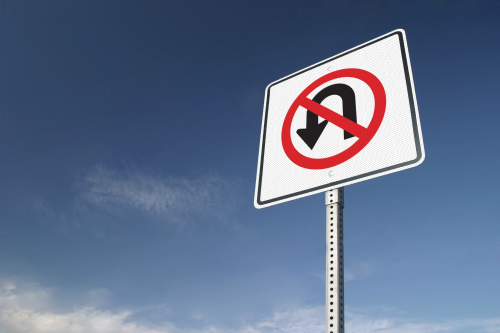
#> input picture signs/nouturn6.png, 500 x 333 px; its folder holds 5 pictures in this run
$ python shapes2.py
#> lines starting #> are read from the running program, lines starting #| are printed output that depends on the picture; after the words box and inside, x2 and y2 are one past the last pixel; in counts of white or black regions, pixels touching at a corner belong together
### featureselector.py
# From https://www.geeksforgeeks.org/feature-detection-and-matching-with-opencv-python/
# Also used ChatGPT for fetching list of features in the image.

import cv2
import numpy as np

# This function extracts features from the image.
# Returns new image that points features, as well as a list of where all the features are located in image.
def selectFeaturesFromImage(image):
    gray_image = cv2.cvtColor(image, cv2.COLOR_BGR2GRAY)
    gray_image = np.float32(gray_image)

    dst = cv2.cornerHarris(gray_image, blockSize=2, ksize=5, k=0.01)

    feature_coords = np.argwhere(dst > 0.01 * dst.max())


    dst = cv2.dilate(dst, None)
    #image[dst > 0.01 * dst.max()] = [0, 255, 0]
    return image, feature_coords

### violajones.py

import cv2
import numpy as np
import pandas as pd

# This is for testing purposes
# [4 lines left out: function printImageWithIndex, not called in this run]

# This function computes the integral image, which is the sum of all pixels from a specific point. This is necessary for computing the Haar Features since it requires sums of specific features.
# Also used ChatGPT to help compute the integral image
def calculateIntegralImage(image):
    gray_image = cv2.cvtColor(image, cv2.COLOR_BGR2GRAY)
    #print('Gray image: ', gray_image)
    gray_image = np.array(gray_image)
    cumsum_rows = np.cumsum(gray_image, axis=0)
    cumsum_cols = np.cumsum(cumsum_rows, axis=1)
    #print('Cum Sum image: ', cumsum_cols)
    return cumsum_cols

# This function loops through all the features of the image and finds the Haar Features
# For this project, only the rectangular Haar Featurs will be detected instead of tilted.
# Returns a DataFrame containing all 4 Haar Feature and sum calculations
# https://en.wikipedia.org/wiki/Haar-like_feature
# https://www.youtube.com/watch?v=ZSqg-fZJ9tQ&ab_channel=FirstPrinciplesofComputerVision
# https://www.youtube.com/watch?v=p9vq90NYHMs&ab_channel=YoussefShakrina
# https://www.youtube.com/watch?v=uEJ71VlUmMQ&ab_channel=Computerphile
def computeHaarFeatures(integralImage, features, image):
    # [5 lines of commented-out code are left out]
    df = pd.DataFrame(columns=['Aba Boost 1', 'Aba Boost 2', 'Aba Boost 3', 'Aba Boost 4'])
    for i in features:
        x = i[0]
        y = i[1]
        #print('X: ', x, ', Y: ', y)
        try:
            h = 30 # Since the program will be testing the Haar features on four different sizes.
            totalPixels = totalPixelsOfFeature(integralImage, x, y, h) # This first part computes the first AdaBoost training, which consists of up-down edge detection.
            top1, bottom1 = adaBoostTraining1(integralImage, x, y, h, totalPixels)
            left1, right1 = adaBoostTraining2(integralImage, x, y, h, totalPixels)
            left, middle, right = adaBoostTraining3(integralImage, x, y, h, totalPixels)
            leftup, rightup, leftdown, rightdown = adaBoostTraining4(integralImage, x, y, h, totalPixels)
            adaBoost1Value = bottom1 - top1
            adaBoost2Value = left1-right1
            adaBoost3Value = (left + right) - middle
            adaBoost4Value = (leftup + rightdown) - (rightup + leftdown)
            # [10 lines of commented-out code are left out]
            new_row = {'Aba Boost 1': adaBoost1Value, 'Aba Boost 2': adaBoost2Value, 'Aba Boost 3': adaBoost3Value, 'Aba Boost 4': adaBoost4Value}

            df.loc[len(df.index)] = new_row
        except Exception as e:
            #print('Error: ', e)
            continue
        #print('Mean: ', meanAdaBoost1)
    return df

# This computes the total pixels around a specific feature.
# This takes in the Integral Image, the x and y coordinate of the feature, and h, how big the area should be.
def totalPixelsOfFeature(integralImage, x, y, h):
    #print('h: ', h, ', h-1: ', h+1)
    arr = integralImage[x-h:x+h,y-h:y+h] # Array up to where the feature is + h
    np.set_printoptions(threshold=np.inf)
    c = 0
    sub1 = integralImage[x+h][y-(h+1)] # Gets left total pixels.
    sub2 = integralImage[x-(h+1)][y+h] # Gets up total pixels.
    add1 = integralImage[x-(h+1)][y-(h+1)] # Gets top left total pixels, used since it double subtracts this area when subtracting sub1 and subtracting sub2. Therefore, this needs to be added back.
    total = arr[-1][-1] # Total number of pixels up to that specific feature.
    aTotal = int(total - sub1)
    aTotal -= int(sub2)
    aTotal += int(add1)
    return aTotal

    #arr = integralImage[x-h:x+h,y-h:y+h] # Array up to where the feature is + h
    #midpoint = arr.shape[0] // 2
    #print('Midpoint: ', midpoint)

# This computes the x-derivative (up-down) edge detection, this is used to subtract the top from the bottom, as followed for Haar Features.
# Returns the total pixels of the top half and the total pixels of the bottom half.
def adaBoostTraining1(integralImage, x, y, h, totalPixels):
    t1 = integralImage[x-1][y+h]
    t2 = integralImage[x-1][y-(h+1)]
    t3 = integralImage[x-(h+1)][y+h]
    a1 = integralImage[x-(h+1)][y-(h+1)]

    b1 = integralImage[x+h][y+h]
    b2 = integralImage[x+h][y-(h+1)]
    b3 = t1
    a2 = t2
    aBottom = int(b1) - int(b2) - int(b3) + int(a2)
    #print('T2: ', t2)

    # Gets total pixels of the first half
    #aTop = int(t1) - int(t2) - int(t3) + int(a1)

    aTop = totalPixels - aBottom

    # Gets total pixels of the second half
    #aBottom = totalPixels - aTop
    #print('Ada Test 1: Total Pixels: ', totalPixels, ', A Top: ', aTop, ', A Bottom: ', aBottom)
    return aTop, aBottom

# This computes the y-derivative edge detection, this is used to subtract the left from the right, as followed for Haar Features.
# Returns the total pixels of the top half and the total pixels of the bottom half.
def adaBoostTraining2(integralImage, x, y, h, totalPixels):
    right1 = integralImage[x+h][y+h]
    right2 = integralImage[x+h][y-1]
    right3 = integralImage[x-(h+1)][y+h]
    rightadd = integralImage[x-(h+1)][y-1]

    # Gets total pixels of the first half
    #right = int(right1) - int(right2) - int(right3) + int(rightadd)

    left1 = integralImage[x+h][y-1]
    left2 = integralImage[x+h][y-(h+1)]
    left3 = integralImage[x-(h+1)][y-1]
    leftadd = integralImage[x-(h+1)][y-(h+1)]

    left = int(left1) - int(left2) - int(left3) + int(leftadd)
    right = totalPixels - left

    #print('Ada Test 2: Total Pixels: ', totalPixels, ', A Left: ', left, ', A Right: ', right)
    return left, right

# This computes the x-axis-derivative line detection.
# For this, the area around the feature would need to be split in three different parts, the left, the middle, and the right.
# To obtain the value, the middle is subtracted by the sum of the left and the right.
def adaBoostTraining3(integralImage, x, y, h, totalPixels):

    division = h // 3 # Dividing the area around feature into three different parts, only being used for y-coordinate.
    #print('Division: ', division)
    #print('X: ', x, ', Y: ', y)

    middle1 = integralImage[x+h][y+division]
    #print('Middle 1 X: ', x+h, ', Y: ', y+division)
    middle2= integralImage[x+h][y-(division+1)]
    #print('Middle 2 X: ', x+h, ', Y: ', y-(division+1))
    middle3 = integralImage[x-(h+1)][y+division]
    #print('Middle 3 X: ', x-(h+1), ', Y: ', y+division)
    middleadd = integralImage[x-(h+1)][y-(division+1)]
    #print('Middle Add X: ', x-(h+1), ', Y: ', y+division)
    middle = int(middle1) - int(middle2) - int(middle3) + int(middleadd)
    #print('Middle 1: ', middle1, ', Middle 2: ', middle2, ', Middle 3: ', middle3, ', Middle Add: ', middleadd)

    left1 = middle2
    left2 = integralImage[x+h][y-(h+1)]
    left3 = middleadd
    leftadd = integralImage[x-(h+1)][y-(h+1)]
    left = int(left1) - int(left2) - int(left3) + int(leftadd)
    #print('Left 1: ', left1, ', Left 2: ', left2, ', Left 3: ', left3, ', Left Add: ', leftadd)

    right = totalPixels - middle - left

    #print('Ada Test 3: Left: ', left, ', Middle: ', middle, ', Right: ', right)
    return left, middle, right


# This computes the four-rectangle feature detection for AdaBoost Training.
# For this, the area around the feature would need to be split in three different parts, the left, the middle, and the right.
# To obtain the value, the middle is subtracted by the sum of the left and the right.
def adaBoostTraining4(integralImage, x, y, h, totalPixels):
    leftup1 = integralImage[x][y-1]
    leftup2 = integralImage[x][y-(h+1)]
    leftup3 = integralImage[x-(h+1)][y-1]
    leftupadd = integralImage[x-(h+1)][y-(h+1)]
    leftup = int(leftup1) - int(leftup2) - int(leftup3) + int(leftupadd)

    rightup1 = integralImage[x][y+h]
    rightup2 = leftup1
    rightup3 = integralImage[x-(h+1)][y+h]
    rightupadd = leftup3
    rightup = int(rightup1) - int(rightup2) - int(rightup3) + int(rightupadd)

    leftdown1 = integralImage[x+h][y-1]
    leftdown2 = integralImage[x+h][y-(h+1)]
    leftdown3 = leftup1
    leftdownadd = leftup2
    leftdown = int(leftdown1) - int(leftdown2) - int(leftdown3) + int(leftdownadd)

    rightdown1 = integralImage[x+h][y+h]
    rightdown2 = leftdown1
    rightdown3 = rightup1
    rightdownadd = leftup1
    rightdown = int(rightdown1) - int(rightdown2) - int(rightdown3) + int(rightdownadd)

    #print('Ada Test 4: Left Up: ', leftup, ', Right Up: ', rightup, ', Left Down: ', leftdown, ', Right Down: ', rightdown)
    return leftup, rightup, leftdown, rightdown

### shapes2.py
import violajones
import featureselector
import cv2
import numpy as np
import pandas as pd
from sklearn.metrics.pairwise import cosine_similarity

testFeatureIndex = 0
testClassification = None # Size = Number of unique signs
signNames = ['No Turn On Red', 'No U-Turn']

# This is used to classify new images. It takes in a feature, from the inputted image, and performs cosine similarity.
# It then finds the train data that is the most similar to it
def cosineSimilarity(row):
    global testClassification
    global testFeatureIndex

    #print(testClassification)
    # Opens the train.csv and trainClassifier.csv files (obtained from the trainSigns.py program)
    train = pd.read_csv('train.csv')
    signs = pd.read_csv('trainClassifier.csv')

    uniqueSigns = signs['Signs'].unique()
    #print(uniqueSigns)

    # Converts DataFrames into NumPy arrays.
    rowNP = np.array(row).reshape(1, -1)
    trainNP = np.array(train)

    #print(trainNP)
    cosSimArr = cosine_similarity(rowNP, trainNP)

    if (cosSimArr[0][np.argmax(cosSimArr)] >= 0.97):
        indexOrder = np.argsort(cosSimArr)
        indexOrder = indexOrder[0][::-1]
        index = indexOrder[0]
        index2 = (signs.iloc[index]['Signs'])-1
        #print(index2)
        testClassification[index2] += 1


        testFeatureIndex += 1

# This function gathers the features inside each identified shape. The program first identifies every shape in the
# image and finds the biggest shapes (this is to assume that these big shapes are the traffic signs). Then it finds
# the features inside of the shapes using OpenCV's pointPolygonTest. Once it detects the features inside of the signs,
# then it determines the sign using the Viola-Jones algorithm.
def gatherFeaturesInShape(image, gray_image, features, integralImage):
    global testClassification
    global signNames

    blurred = cv2.GaussianBlur(gray_image, (5, 5), 0)
    edges = cv2.Canny(blurred, 50, 150)

    # Detects every shape in the image.
    contours, _ = cv2.findContours(edges.copy(), cv2.RETR_EXTERNAL, cv2.CHAIN_APPROX_SIMPLE)

    # Loops through every shape in the image.
    for contour in contours:
        featuresInSigns = [] # List to store features inside of the shapes.
        area = cv2.contourArea(contour)
        if area > 10000: # This is used to determine if the contour is a 'big shape'.

            epsilon = 0.03 * cv2.arcLength(contour, True)
            approx = cv2.approxPolyDP(contour, epsilon, True)

            # Selects features inside of the big shape
            point_size=1
            for f in features:
                x, y = f
                tuplePoint = (float(f[1]), float(f[0]))
                determine = cv2.pointPolygonTest(contour, tuplePoint, measureDist=False)
                if (determine >= 0):
                    featuresInSigns.append(f)
                    cv2.circle(image, (y, x), point_size, (255, 0, 0), -1)

            featuresInSigns = np.array(featuresInSigns)
            #print("Features: ", features)
            #print("New Features: ", featuresInSigns)
            #print('Done')

            num_vertices = len(approx)
            signName = "unknown"

            # Since stop signs are the only octagon signs, this automatically becomes a stop sign
            if num_vertices == 8 or num_vertices == 7:
                signName = "Stop Sign"

            # Since Pedestrian Crossings are the only pentagon-shaped signs, this automatically becomes a Pedestrian Crossings sign
            elif num_vertices == 5:
                signName = "Pedestrian Crossing"

            elif num_vertices == 3:
                signName = "Yield"

            else:
                ababoostfeatures = violajones.computeHaarFeatures(integralImage, featuresInSigns, gray_image)
                #print(ababoostfeatures)
                ababoostfeatures.apply(cosineSimilarity, axis=1)

                largestSign = 0
                for i in range(len(testClassification)):
                    if testClassification[i] > largestSign:
                        signName = signNames[i]
                        largestSign = testClassification[i]

             # Outlines the 'sign' in the image
            cv2.drawContours(image, [approx], -1, (0, 255, 0), 2)
            cv2.putText(image, signName, (approx.ravel()[0], approx.ravel()[1]), cv2.FONT_HERSHEY_SIMPLEX, 0.5, (255, 0, 0), 2)

    #image = cv2.resize(image, (400, 400))
    cv2.imshow("Shapes Detected", image)
    cv2.waitKey(0)
    cv2.destroyAllWindows()

# Main function that imports image and selects features from image
def main():
    global testClassification
    # [16 lines of commented-out code are left out]
    image = cv2.imread("signs/nouturn6.png")
#> image is the input picture: shape (333, 500, 3); mean B, G, R 141.3, 112.7, 96.3
    #image = cv2.imread("signs/noturnonred3.png")

    image = cv2.resize(image, (800, 800))
#> image: shape (800, 800, 3)
    gray_image = cv2.cvtColor(image, cv2.COLOR_BGR2GRAY)
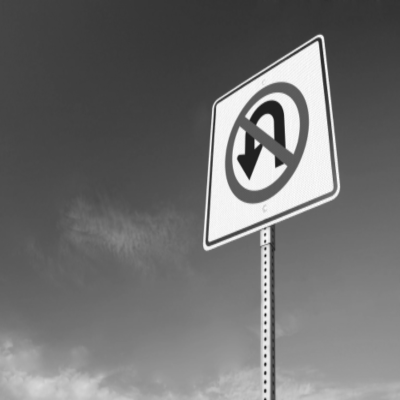
#> gray_image: shape (800, 800) (shown at 1/2 size); min 28, max 254, mean 111
    #print(gray_image)
    #displayImage(gray_image)

    imageWithFeatures, features = featureselector.selectFeaturesFromImage(image)
#> in selectFeaturesFromImage, `dst = cv2.cornerHarris(gray_image, blockSize=2, ksize=5, k=0.01)`:
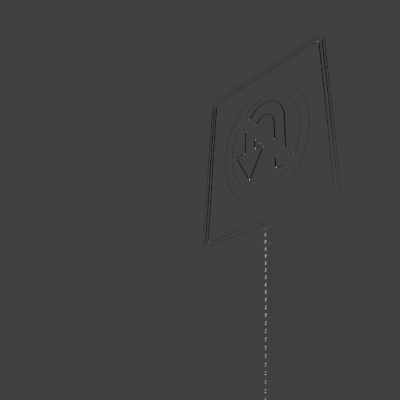
#> dst: shape (800, 800) float32 (shown at 1/2 size); min -784765248, max 2.25e+09, mean -2294139; drawn with min black and max white
#> in selectFeaturesFromImage, `feature_coords = np.argwhere(dst > 0.01 * dst.max())`: feature_coords = 1423 pairs, first value 71 to 799, second value 409 to 665
#> in selectFeaturesFromImage, `dst = cv2.dilate(dst, None)`:
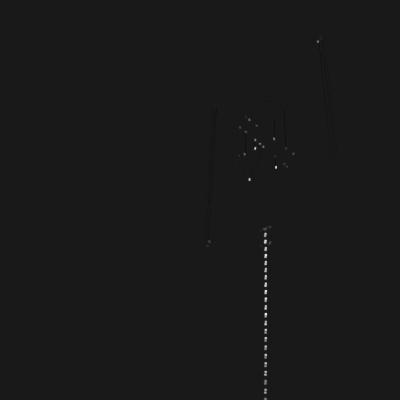
#> dst: shape (800, 800) float32 (shown at 1/2 size); min -250170384, max 2.25e+09, mean 2345915.5; drawn with min black and max white
#> features has the same summary as feature_coords in selectFeaturesFromImage

    # Creates array for classifying test data
    signs = pd.read_csv('trainClassifier.csv')
#> (reads trainClassifier.csv from the repository)
    uniqueSigns = signs['Signs'].unique()
    testClassification = np.zeros(uniqueSigns.shape[0])
    #displayImage(imageWithFeatures)

    #print('Features: ', features)
    integralImage = violajones.calculateIntegralImage(image)
#> in calculateIntegralImage, `cumsum_rows = np.cumsum(gray_image, axis=0)`:
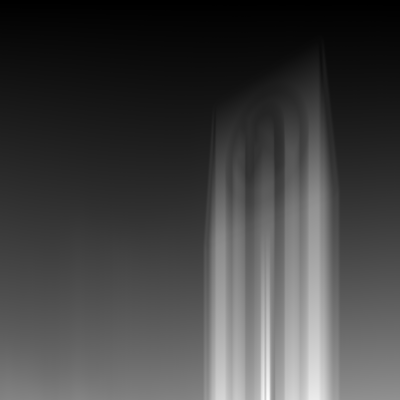
#> cumsum_rows: shape (800, 800) uint64 (shown at 1/2 size); min 48, max 146639, mean 38340.3; drawn with min black and max white
#> in calculateIntegralImage, `cumsum_cols = np.cumsum(cumsum_rows, axis=1)`:
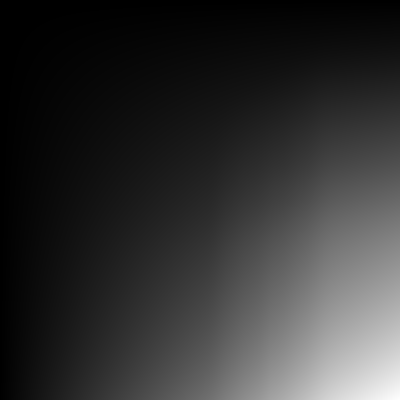
#> cumsum_cols: shape (800, 800) uint64 (shown at 1/2 size); min 69, max 71030347, mean 14030393.3; drawn with min black and max white
    featuresInShape = gatherFeaturesInShape(image, gray_image, features, integralImage)
#> in gatherFeaturesInShape, `edges = cv2.Canny(blurred, 50, 150)`:
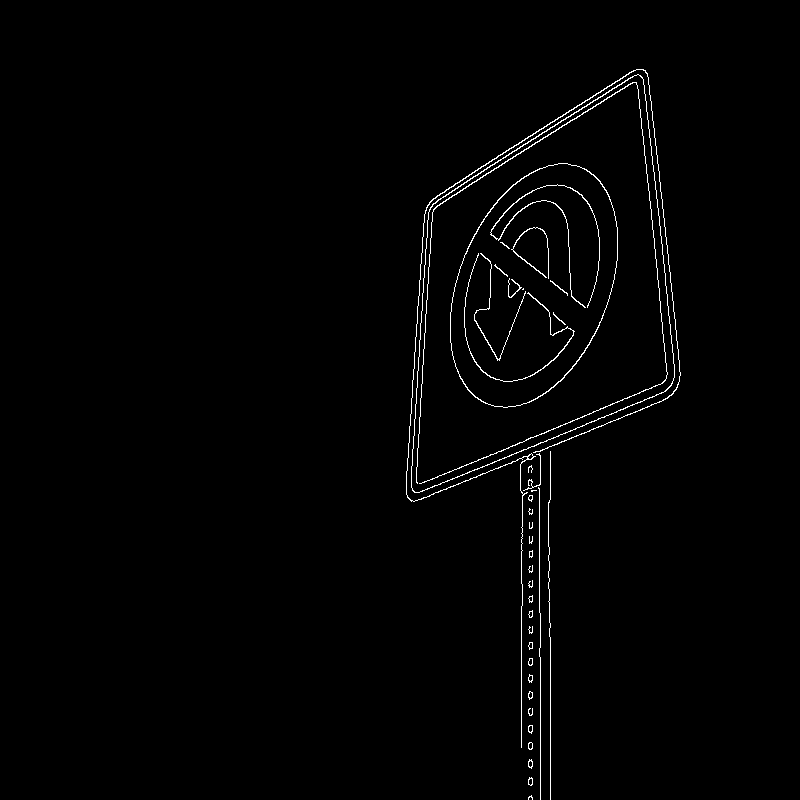
#> edges: shape (800, 800); 1.2% white in thin lines or dots, all inside (x1, y1, x2, y2) = (406, 69, 681, 800)
#> in gatherFeaturesInShape, `contours, _ = cv2.findContours(edges.copy(), cv2.RETR_EXTERNAL, cv2.CH..`: contours = 27 contours, 17 with area under 20; largest, box (x1, y1, x2, y2) and area: (411, 74, 675, 493) 73986, (406, 69, 681, 748) 241, (528, 759, 533, 769) 28, (528, 777, 533, 786) 27, (528, 725, 533, 734) 27
#> the loop in gatherFeaturesInShape, `for contour in contours:` made 26 passes; (reads train.csv from the repository)
#> (area, epsilon, approx, point_size, num_vertices) on pass 26: (73985.5, 35.61, [[640, 75], [430, 207], [414, 492], [671, 385]], 1, 4)
#> after the loop in gatherFeaturesInShape, `for contour in contours:`:
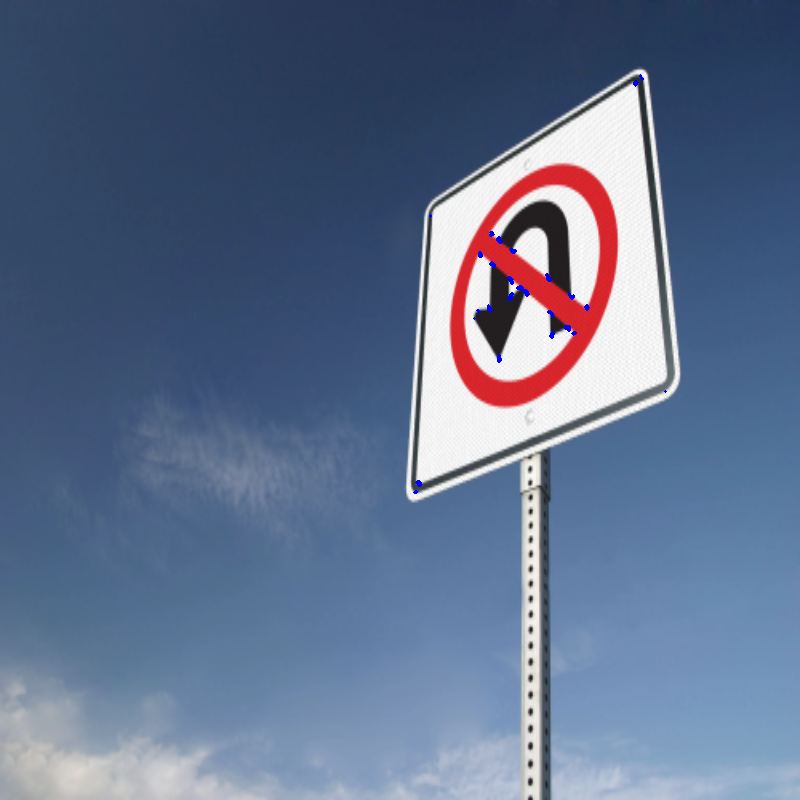
#> image: shape (800, 800, 3); mean B, G, R 141.3, 112.4, 96.1
    print(testClassification)

if __name__ == "__main__":
#> (the run stopped early here; a loop or call above may not have finished)
